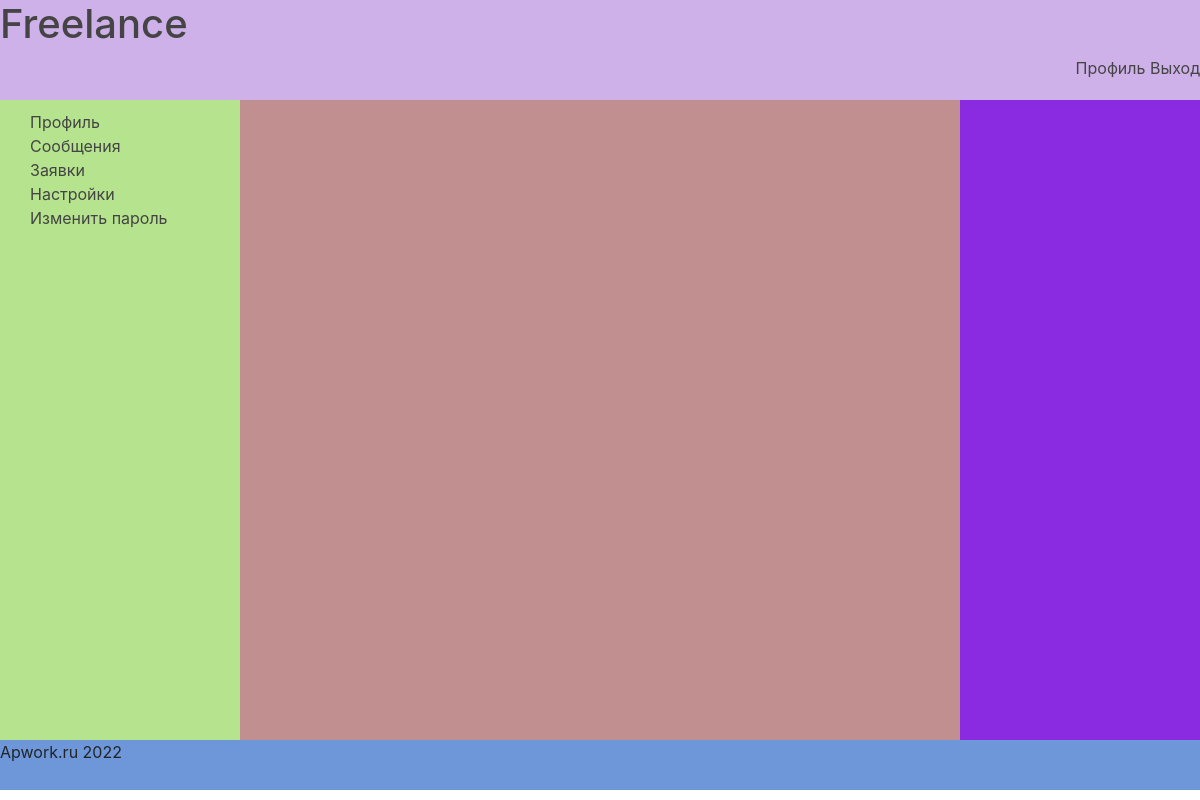
/accounts/proposal/ (signed in), run on an earlier commit of the app's database.
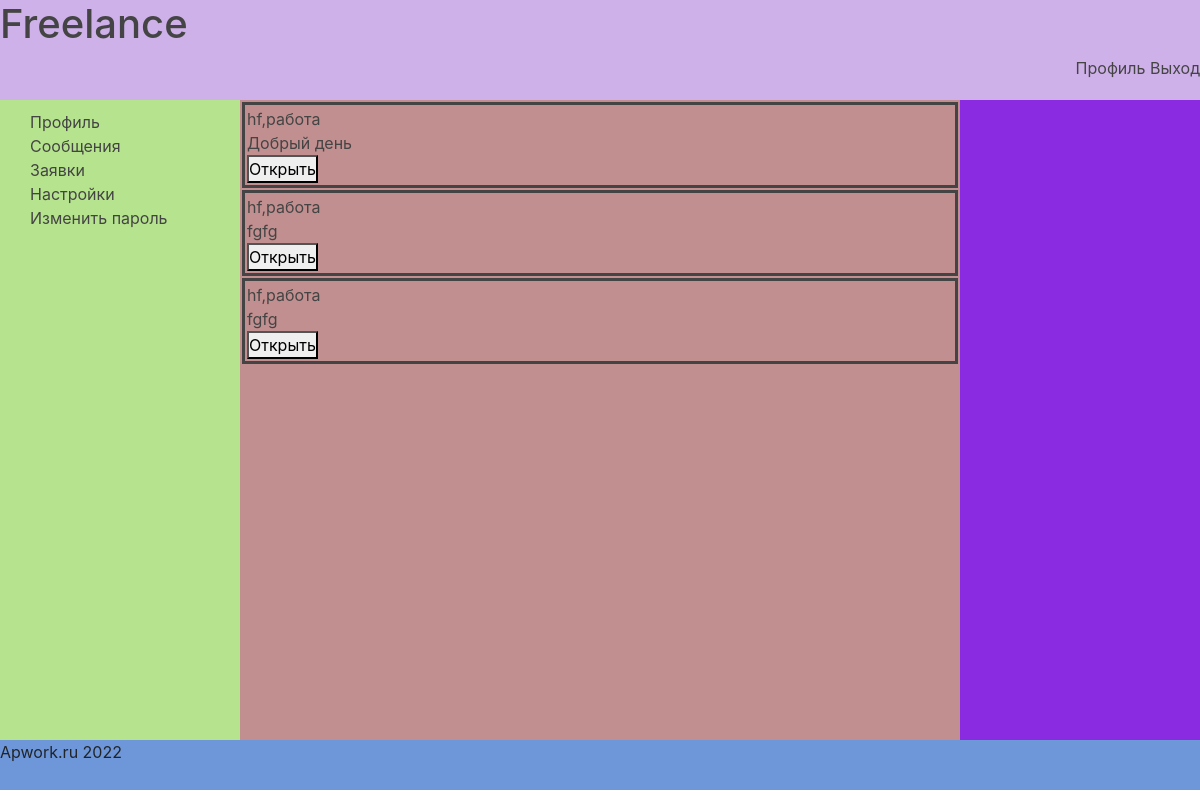
And on a later commit of the database.
### main/models.py (models this page shows)
class Proposal(models.Model):
    sender = models.ForeignKey(AdvUser, on_delete=models.PROTECT, related_name='send')
    employer = models.ForeignKey(AdvUser, on_delete=models.PROTECT, )
    accepted = models.BooleanField(default=False)
    job = models.ForeignKey(Job, on_delete=models.PROTECT)
    message = models.TextField(null=False, max_length=300, verbose_name='Сообщение работодателю')
    price = models.PositiveIntegerField(verbose_name='Цена фрилансера')

class Job(models.Model):
    title = models.CharField(max_length=150, verbose_name='Название')
    description = models.TextField(max_length=2000, verbose_name='Описание')
    expired_date = models.DateField(help_text='Необходимо завершить до', null=True, verbose_name='Дедлайн', blank=True)
    create_date = models.DateTimeField(auto_now_add=True, verbose_name='Дата создания')
    author = models.ForeignKey(AdvUser, on_delete=models.CASCADE, verbose_name='Работодатель')
    executor = models.ForeignKey(AdvUser, on_delete=models.PROTECT, related_name='executor',
                                 null=True, verbose_name='Исполнитель')
    min_price = models.PositiveIntegerField(blank=True, verbose_name='Минимальная оплата')
    max_price = models.PositiveIntegerField(blank=False, null=False, verbose_name='Максимальная оплата')
    is_active = models.BooleanField(default=True, verbose_name='Активно')
    processing = models.BooleanField(default=False, verbose_name='В работе')
    offer = models.PositiveIntegerField(blank=True, default=0)
    category = models.ForeignKey('SubCategory', on_delete=models.PROTECT, verbose_name='Категория')
    def __str__(self):
        return self.title
    class Meta:
        verbose_name = 'Работа'
        verbose_name_plural = 'Работа'

### main/views.py (the view)
# urls.py: path('accounts/proposal/', views.proposal, name='proposal'),
@login_required
def proposal(request):
    form = Proposal.objects.filter(employer=request.user.id)
    context = {'form': form}
    return render(request, 'proposal.html', context)

### main/midlewares.py (called while the page is built)
def category_context_processor(request):
    if request.method == 'GET' or 'category' in request.POST:
        context = {'category': SubCategory.objects.all(),
                   "keyword": "",
                   'all': ""}
        return context
    else:
        return {'nothing': 'OK'}

### templates/proposal.html (shortened to what this page needs)
{% extends 'basic.html' %}
{% load bootstrap4 %}
{% block menu %}
    {% include 'module/profile_menu.html' %}
{% endblock %}
{% block content %}
    <ul>
        {% for f in form %}
            <div class="frame">
                <li>{{ f.job }}</li>
                <li>{{ f.message }}</li>
                <form action="{% url 'view_proposal' %}" method="get">
                    <button type="submit">Открыть</button>
                </form>
            </div>
        {% endfor %}
    </ul>
{% endblock %}

What changed in the data, as far as the page shows it:
added Proposal: job "hf,работа", message "Добрый день"
added Proposal: job "hf,работа", message "fgfg"
added Proposal: job "hf,работа", message "fgfg"
